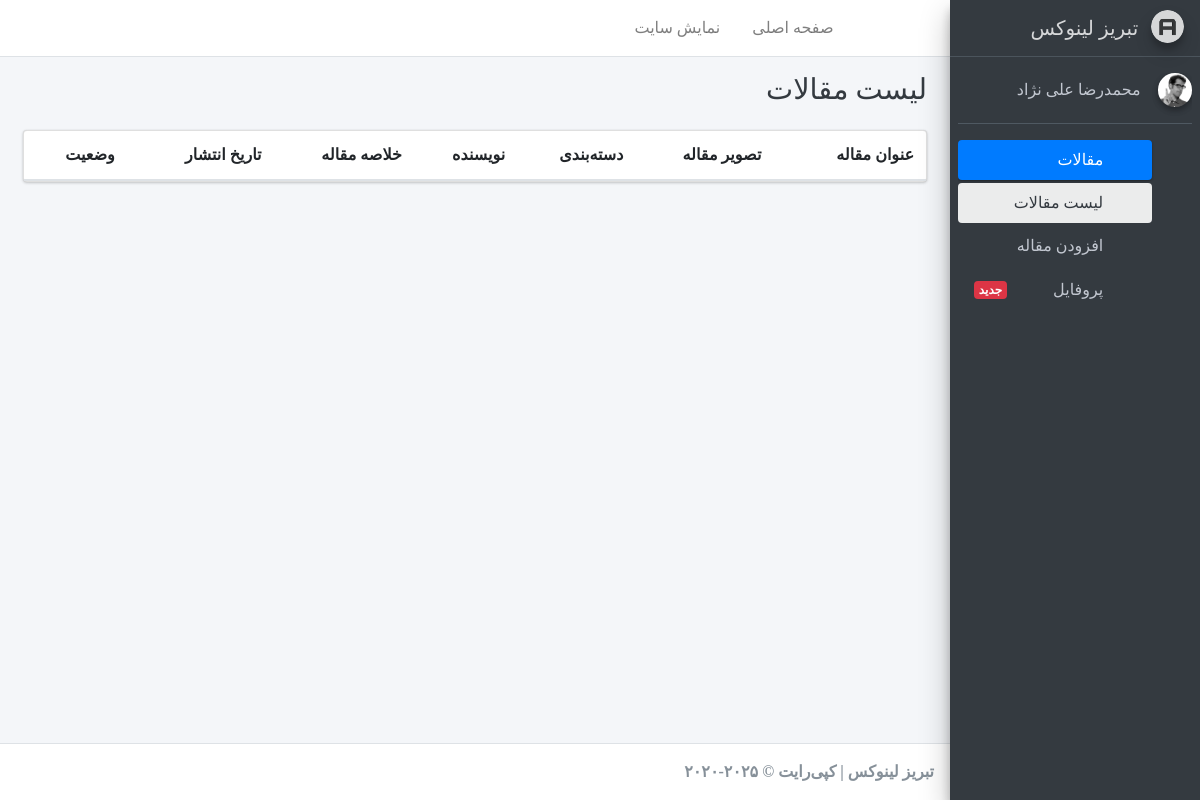
/account/ (signed in), run on an earlier commit of the app's database.
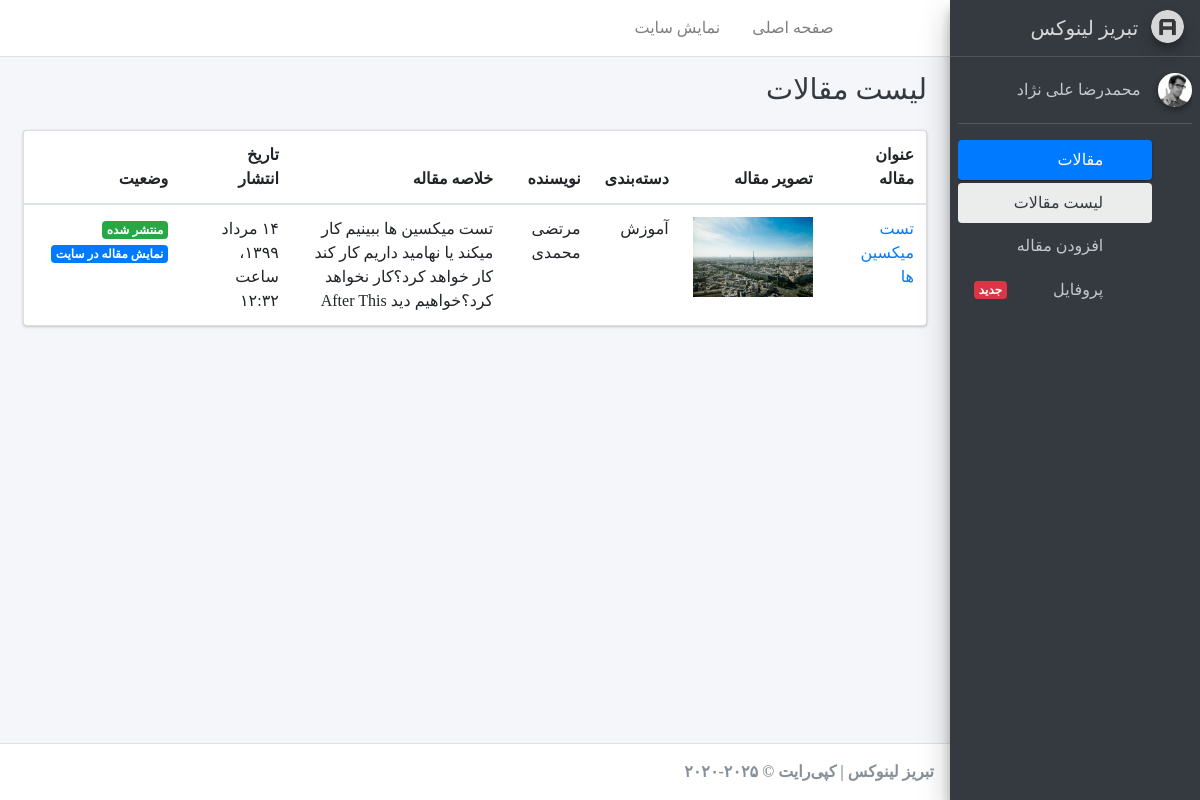
And on a later commit of the database.
### blog/models.py (models this page shows, shortened)
class Article(models.Model):
    STATUS_CHOICE = (
        ('D','پیش‌نویس'),
        ('P','منتشر‌شده'),
    )
    author      = models.ForeignKey(User , null=True, on_delete=models.SET_NULL, related_name='articles', verbose_name="نویسنده")
    title       = models.CharField(max_length=30,verbose_name="عنوان مقاله")
    slug        = models.SlugField(max_length=100, unique=True, verbose_name="آدرس مقاله")
    category    = models.ManyToManyField(Category, verbose_name="دسته‌بندی", related_name="articles")
    description = models.TextField(verbose_name="محتوای مقاله")
    thumbnail   = models.ImageField(upload_to="images",verbose_name="تصویر مقاله")
    publish     = models.DateTimeField(default=timezone.now, verbose_name="تاریخ انتشار")
    created     = models.DateTimeField(auto_now_add=True)
    updated     = models.DateTimeField(auto_now=True)
    status      = models.CharField(max_length=1, choices=STATUS_CHOICE, verbose_name="وضعیت")
    class Meta:
        verbose_name = "مقاله"
        verbose_name_plural = "مقالات"
        ordering = ['-publish']
    def jpublish(self):
        return jalali_convertor(self.publish)
    jpublish.short_description = "تاریخ انتشار"
    def thumbnail_tag(self):
        return format_html("<img width=100 height=50 style='border-radius: 3px;' src='{}'>".format(self.thumbnail.url))
    thumbnail_tag.short_description = "تصویر مقاله"
    def category_to_str(self):
        return "، ".join([category.title for category in self.category.active()])
    category_to_str.short_description = "دسته‌بندی"
    objects = ArticleManager()

class Category(models.Model):
    parent   = models.ForeignKey('self', default=None, null=True, blank=True, on_delete=models.SET_NULL, related_name='children', verbose_name="زیردسته")
    title    = models.CharField(max_length=30, verbose_name="عنوان دسته‌بندی")
    slug     = models.SlugField(max_length=100, unique=True, verbose_name="آدرس دسته‌بندی")
    status   = models.BooleanField(default=True, verbose_name="آیا نمایش داده شود؟")
    position = models.IntegerField(verbose_name="پوزیشن")
    class Meta:
        verbose_name = "دسته‌بندی"
        verbose_name_plural = "دسته‌بندی‌ها"
        ordering = ['parent__id','position']
    objects = CategoryManager()

### account/models.py (models this page shows)
class User(AbstractUser):
    is_author    = models.BooleanField(default=False, verbose_name="وضعیت نویسندگی")
    special_user = models.DateTimeField(default=timezone.now, verbose_name="کاربر ویژه تا")
    def is_special_user(self):
        if self.special_user > timezone.now():
            return True
        else:
            return False
    is_special_user.boolean = True
    is_special_user.short_description = "وضعیت کاربر ویژه"

### account/views.py (the view)
# urls.py: path('', ArticleList.as_view(), name="home"),
class ArticleList(LoginRequiredMixin, ListView):
    template_name = "registration/home.html"
    def get_queryset(self):
        if self.request.user.is_superuser:
            return Article.objects.all()
        else:
            return Article.objects.filter(author=self.request.user)

### blog/models.py (called while the page is built)
    def active(self):
        return self.filter(status=True)

### extensions/jalali.py (called while the page is built)
    def persian_tuple(self):
        return self.persian_year, self.persian_month, self.persian_day

### extensions/utils.py (called while the page is built)
def persian_numbers_converter(mystr):
    numbers = {
        "0":"۰",
        "1":"۱",
        "2":"۲",
        "3":"۳",
        "4":"۴",
        "5":"۵",
        "6":"۶",
        "7":"۷",
        "8":"۸",
        "9":"۹",
    }
    for English_Numbers, Persian_Numbers in numbers.items():
        mystr = mystr.replace(English_Numbers,Persian_Numbers)
    return mystr

### templates/registration/home.html
{% extends 'registration/base.html' %}
{% block title %}{% block title-meta %}
    لیست مقالات
{% endblock %}{% endblock %}
{% block main %}
    <div class="row">
          <div class="col-12">
            <div class="card">
              <div class="card-body table-responsive p-0">
                <table class="table table-hover">
                  <thead>
                    <tr>
                      <th>عنوان مقاله</th>
                      <th>تصویر مقاله</th>
                      <th>دسته‌بندی</th>
                      <th>نویسنده</th>
                      <th>خلاصه مقاله</th>
                      <th>تاریخ انتشار</th>
                      <th>وضعیت</th>
                    </tr>
                  </thead>
                  <tbody>
                      {% for article in object_list  %}
                        <tr>
                          <td>
                            {% if article.status == "D" or user.is_superuser %}
                              <a href="{% url 'account:article-update' article.pk %}">{{article.title}}
                            {% else %}
                              {{article.title}}
                            {% endif %}
                          </td>
                          <td><img src="{{article.thumbnail.url}}" width="120" ></td>
                          <td>{{article.category_to_str}}</td>
                          <td>{{article.author.get_full_name}}</td>
                          <td>{{article.description|striptags|truncatewords:"20"}}</td>
                          <td>{{article.jpublish}}</td>
                          <td>
                            {% if article.status == 'P' %}
                              <span class="badge badge-success"> منتشر شده </span>
                              <a class="badge badge-primary" href="{% url 'blog:detail' article.slug %}" target="_blank"> نمایش مقاله در سایت </a>
                            {% else %}
                              <span class="badge badge-danger"> پیش‌نویس </span>
                            {% endif %}
                          </td>
                        </tr>
                      {% endfor %}
                  </tbody>
                </table>
              </div>
            </div>
          </div>
        </div>
{% endblock main %}

What changed in the data, as far as the page shows it:
added Article: title "تست میکسین ها", thumbnail (picture), category_to_str "آموزش", author.get_full_name "مرتضی محمدی", description "تست میکسین ها ببینیم کار میکند یا نهامید داریم کار کند کار خواهد کرد؟کار نخواهد کرد؟خواهیم دید After This", jpublish "۱۴ مرداد ۱۳۹۹، ساعت ۱۲:۳۲", status "منتشر شده"
